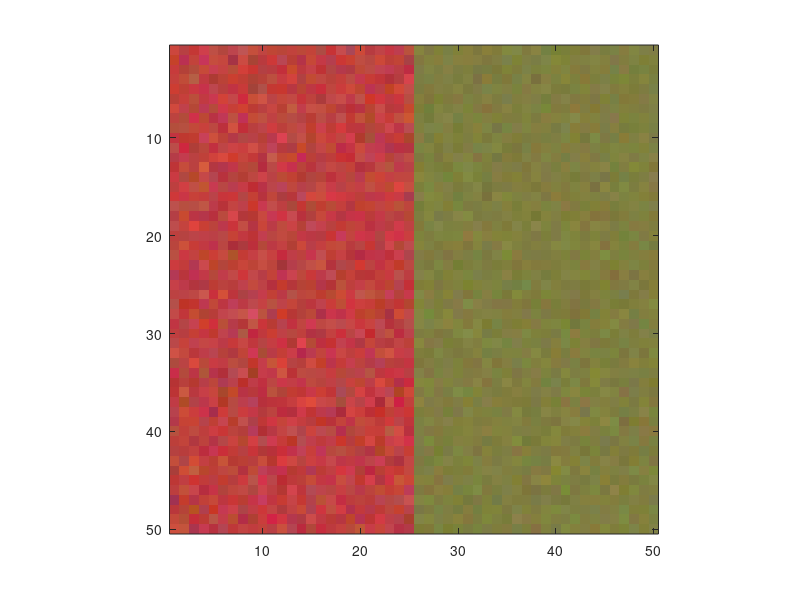

Here is the MATLAB script that generated this plot: (Note: this script raises an error after producing the figure.)
% A test program for em.m
%   Jon Sporring, DIKU, 17/11-2003

% Choose image to try: 1 - vietnam; 2 - dug; 3 - car; 4 - synthetic
IMAGE = 4;

switch(IMAGE)
  case 1,
   disp('Vietnam multispectral image');
   examplebands = [3,4,5];
   downsample = 4;
   tmp = imresize(imread(['vietnam_1.tif']),1/downsample);
   Iorig = zeros([size(tmp,1),size(tmp,2),6]);
   Iorig(:,:,1) = tmp;
   Iorig(:,:,2) = imresize(imread('vietnam_2.tif'),1/downsample);
   Iorig(:,:,3) = imresize(imread('vietnam_3.tif'),1/downsample);
   Iorig(:,:,4) = imresize(imread('vietnam_4.tif'),1/downsample);
   Iorig(:,:,5) = imresize(imread('vietnam_5.tif'),1/downsample);
   Iorig(:,:,6) = imresize(imread('vietnam_7.tif'),1/downsample);
 case 2,
  disp('Dug color image');
  examplebands = [1,2,3];
  downsample = 4;
  Iorig = imresize(double(imread('dug4.jpg')),1/downsample);
 case 3,
  disp('Car color image');
  examplebands = [1,2,3];
  downsample = 2;
  Iorig = imresize(double(imread('car1.jpg')),1/downsample);
 case 4,
  disp('Synthetic color image');
  examplebands = [1,2,3];
  Iorig = 255*[repmat(permute([0.75,0.25,0.25],[1,3,2]),[50,25,1]),repmat(permute([0.5,0.5,0.25],[1,3,2]),[50,25,1])];
  Iorig = Iorig+[10*randn(50,25,3),5*randn(50,25,3)];
 otherwise,
  error('This image will be added in the future!');
end

% Show the examplebands of the image;
figure(1)
clf
image(Iorig(:,:,examplebands)/255);
axis image;
drawnow;

% Reshape the data into NxD data and prepare code-minimization loop
I = reshape(Iorig,[size(Iorig,1)*size(Iorig,2),size(Iorig,3)]);
f = figure(2);
clf;
set(f,'DoubleBuffer','on')
min_l = inf;
min_mu = 0;
min_C = 0;
lk = zeros(20,1);
for k = 1:length(lk)
  % Initialize model by random examples
  mu = zeros(k,size(I,2));
  for i = 1:size(mu,1)
    mu(i,:) = I(round(rand*(size(I,1)-1)+1),:);
  end
  C = std(I(:))^2*eye(size(mu,2));
  C = repmat(C(:)',[size(mu,1),1]);
  
  E = 0;
  i = 1;
  dE = 1;
  muold = zeros(size(mu));
  Prior = ones(size(mu,1),1)/size(mu,1);
  while(dE > 0.0001)
    muold = mu;

    % Performe an EM step
    [mu,C,Posteriori,Likelihood,Prior,l] = emGaussianMixture(I,mu,C,Prior);
    E(i) = l;
    fprintf(1,'%d klasser, %g bits per pixel per band         \r',k,l);
    if i < 2
      dE = 1;
    else
      dE = E(i-1)-E(i);
    end
    i=i+1;
    
    % Classify the pixels according to the maximum posteriori
    [val,ind] = max(Posteriori,[],2);

    % Visualize the classifications by the colors of the example bands
    figure(f)
    image(reshape(mu(ind,examplebands)/255,[size(Iorig,1),size(Iorig,2),length(examplebands)])); 
    axis image;
    title([num2str(k),' klasser']);
    drawnow;
  end
  fprintf(1,'\n');
  lk(k) = l;

  % Store the resutlts, if this number of classes is best seen.
  if l < min_l
    min_l = l;
    min_mu = mu;
    min_C = C;
    min_Posteriori = Posteriori;
  end
end

% We're done, visualize the optimal results.
disp(min_l)
disp(min_mu)
disp(min_C)
[val,ind] = max(min_Posteriori,[],2);
image(reshape(min_mu(ind,examplebands)/255,[size(Iorig,1),size(Iorig,2),length(examplebands)])); 
axis image;
title([num2str(size(min_mu,1)),' klasser']);

figure(3);
plot(lk);
xlabel('Number of Classes');
ylabel('Coding Cost Per Pixel Per Band');
